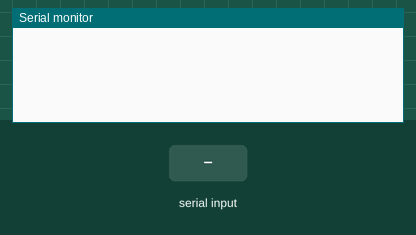
Simulated run of this sketch. Board: Arduino Mega 2560, built with avr-gcc and run on an emulated ATmega2560. Shown: the last lines printed to the serial monitor. Inputs (shaded band) come from the test bench.

Above: at 1.2 s.
1.3 s: "1\n" received over the second serial link
At 1.7 s:
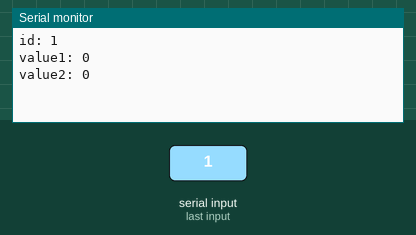
2.8 s: "0\n" received over the second serial link
At 4.0 s:
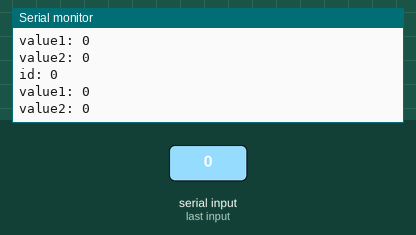
4.3 s: "2\n" received over the second serial link
At 5.2 s:
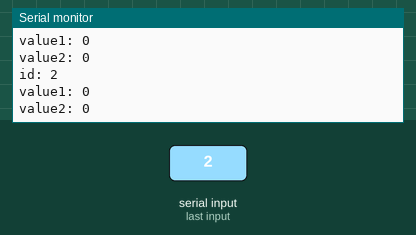

The sketch:

arduinoDueTest.ino
```cpp
// Receives data from the receiver ESP8266

// Connect RX pin (ESP) to 18/TX1 (Due)
// Connect TX pin (ESP) to 19/RX1 (Due)
#include "BetsyShared.h"

void setup() {
  Serial.begin(115200);
  Serial1.begin(115200);
}

void loop() {
  if (Serial1.available()) {
    String str = Serial1.readStringUntil('\n');
    Button button = parseButton(str);
    Serial.print("id: ");
    Serial.println(button.id);
    Serial.print("value1: ");
    Serial.println(button.value1);
    Serial.print("value2: ");
    Serial.println(button.value2);
  }
}
```

Measured:
- after the input at 1.3 s, the serial monitor: prints a new line at once (image 1)
- after the input at 2.8 s, the serial monitor: prints a new line at once (image 2)
- after the input at 4.3 s, the serial monitor: prints a new line at once (image 3)
